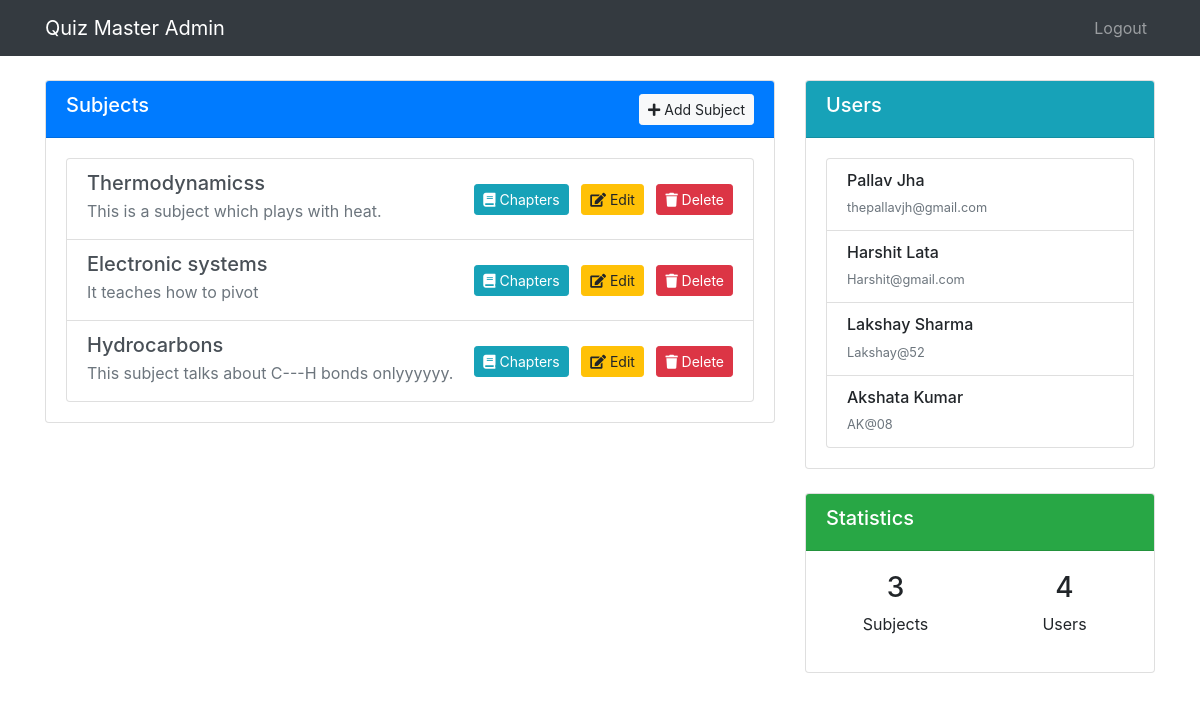
The app's page /admin/dashboard (signed in), older data.
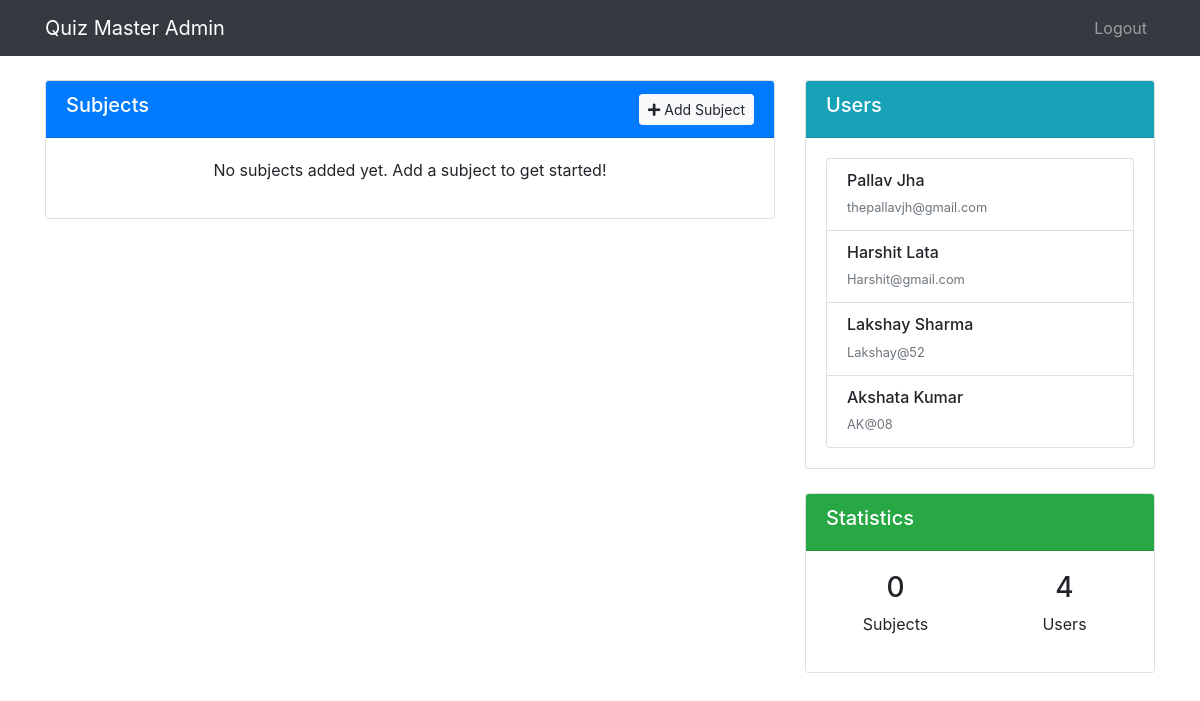
The same page, newer data.
### models/db_setup.py (models this page shows)
class Subject(db.Model):
    id = db.Column(db.Integer, primary_key=True)
    name = db.Column(db.String(100), nullable=False)
    description = db.Column(db.Text)
    chapters = db.relationship('Chapter', backref='subject', lazy=True, cascade="all, delete-orphan")

class User(db.Model):
    id = db.Column(db.Integer, primary_key=True)
    username = db.Column(db.String(100), unique=True, nullable=False)
    password = db.Column(db.String(200), nullable=False)
    full_name = db.Column(db.String(100), nullable=False)
    qualification = db.Column(db.String(100))
    dob = db.Column(db.Date)
    is_admin = db.Column(db.Boolean, default=False)
    scores = db.relationship('Score', backref='user', lazy=True)

### controllers/admin.py (the view)
def admin_dashboard():
    if not session.get('is_admin'):
        return redirect(url_for('login'))
    subjects = Subject.query.all()
    users = User.query.filter_by(is_admin=False).all()
    return render_template('admin/dashboard.html', subjects=subjects, users=users)

### templates/admin/dashboard.html (shortened to what the changed rows need)
<!DOCTYPE html>
<html lang="en">
<head>
    <link rel="stylesheet" href="https://stackpath.bootstrapcdn.com/bootstrap/4.5.2/css/bootstrap.min.css">
    <link rel="stylesheet" href="https://cdnjs.cloudflare.com/ajax/libs/font-awesome/5.15.1/css/all.min.css">
</head>
<body>
    <div class="container mt-4">
        <div class="row">
            <div class="col-md-8">
                <div class="card mb-4">
                    <div class="card-body">
                        {% if subjects %}
                            <div class="list-group">
                                {% for subject in subjects %}
                                    <div class="list-group-item list-group-item-action d-flex justify-content-between align-items-center">
                                        <div>
                                            <h5 class="mb-1">{{ subject.name }}</h5>
                                            <p class="mb-1 text-muted">{{ subject.description }}</p>
                                        </div>
                                        <div>
                                            <a href="{{ url_for('view_chapters', subject_id=subject.id) }}" class="btn btn-info btn-sm mr-2">
                                                <i class="fas fa-book"></i> Chapters
                                            </a>
                                            <a href="{{ url_for('edit_subject', subject_id=subject.id) }}" class="btn btn-warning btn-sm mr-2">
                                                <i class="fas fa-edit"></i> Edit
                                            </a>
                                            <a href="{{ url_for('delete_subject', subject_id=subject.id) }}"
                                               class="btn btn-danger btn-sm"
                                               onclick="return confirm('Are you sure you want to delete this subject and all its chapters?')">
                                                <i class="fas fa-trash"></i> Delete
                                            </a>
                                        </div>
                                    </div>
                                {% endfor %}
                            </div>
                        {% else %}
                            <p class="text-center">No subjects added yet. Add a subject to get started!</p>
                        {% endif %}
                    </div>
                </div>
            </div>
            <div class="col-md-4">
                <div class="card mb-4">
                    <div class="card-body">
                        {% if users %}
                            <div class="list-group">
                                {% for user in users %}
                                    <div class="list-group-item">
                                        <h6 class="mb-1">{{ user.full_name }}</h6>
                                        <small class="text-muted">{{ user.username }}</small>
                                    </div>
                                {% endfor %}
                            </div>
                        {% else %}
                            <p class="text-center">No users registered yet.</p>
                        {% endif %}
                    </div>
                </div>
                <div class="card">
                    <div class="card-body">
                        <div class="text-center">
                            <div class="row">
                                <div class="col">
                                    <h3>{{ subjects|length }}</h3>
                                    <p>Subjects</p>
                                </div>
                            </div>
                        </div>
                    </div>
                </div>
            </div>
        </div>
    </div>
</body>
</html>

Row changes from the older to the newer data that the page shows:
removed Subject: name "Thermodynamicss", description "This is a subject which plays with heat."
removed Subject: name "Electronic systems", description "It teaches how to pivot"
removed Subject: name "Hydrocarbons", description "This subject talks about C---H bonds onlyyyyyy."
Text that changed along with them:
{{ subjects|length }}: "3" → "0"
text now shown: "No subjects added yet. Add a subject to get started!"
